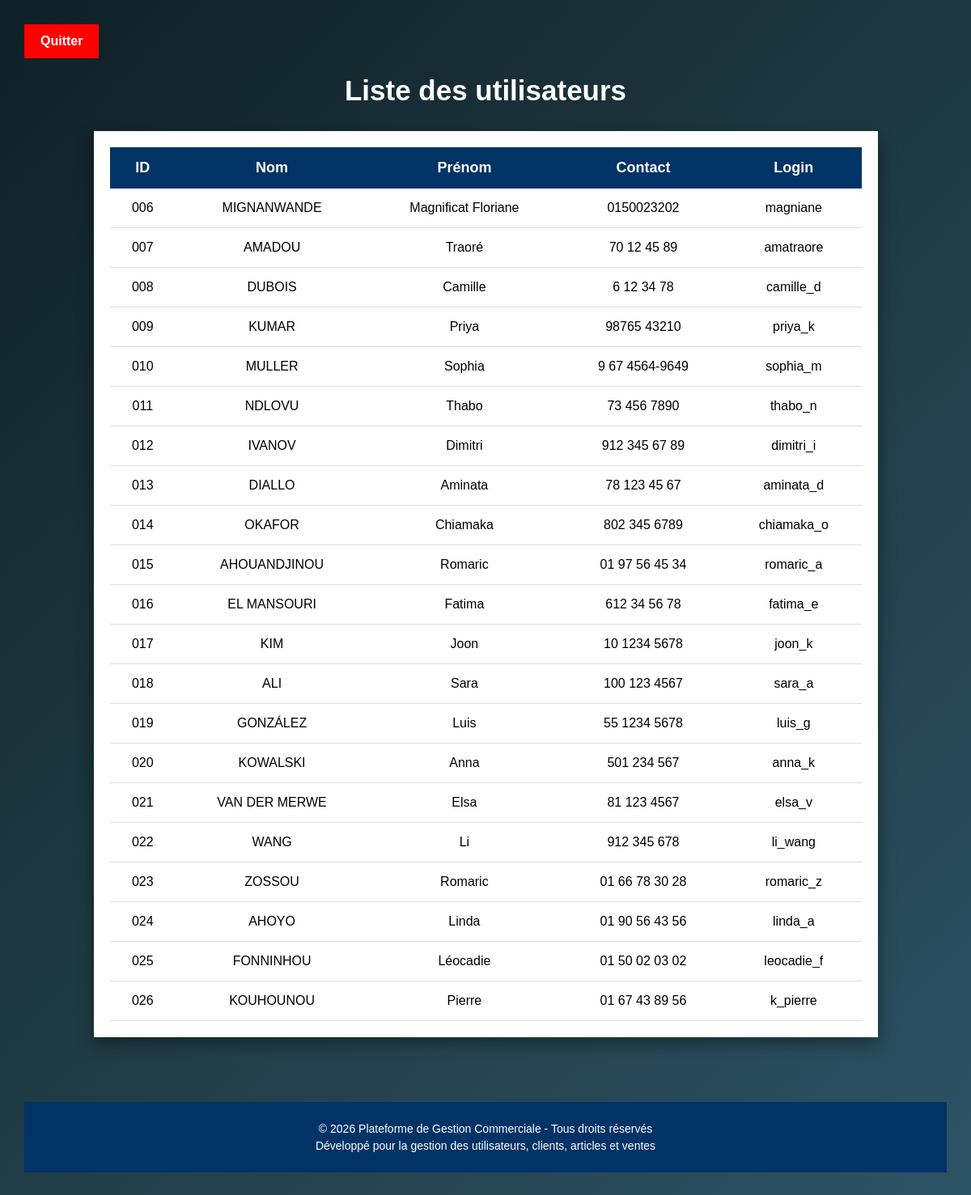
Page /liste_user.php on the committed database.
### tables this page shows
CREATE TABLE `users` (
  `id` int(11) NOT NULL,
  `nom` varchar(100) NOT NULL,
  `prenom` varchar(100) NOT NULL,
  `contact` varchar(30) NOT NULL,
  `login` varchar(50) NOT NULL,
  `password` varchar(255) NOT NULL
);

### liste_user.php (the view, shortened to what this page needs)
<?php
include("login_traitement.php");
$result=mysqli_query($conn,"SELECT * FROM users");
?>
<!DOCTYPE html>
<html lang="fr">
<head>
</head>
<body>
    <a href="accueil.php" class="btn-retour">Quitter</a>
    <h1>Liste des utilisateurs</h1>
    <div class="table-container">
    <table>
        <tr>
            <th>ID</th>
            <th>Nom</th>
            <th>Prénom</th>
            <th>Contact</th>
            <th>Login</th>
        </tr>
        <?php while($row=mysqli_fetch_assoc($result)){ ?>
        <tr>
            <td><?= str_pad($row['id'], 3, "0", STR_PAD_LEFT)?></td>
            <td><?= $row['nom'] ?></td>
            <td><?= $row['prenom'] ?></td>
            <td><?= $row['contact'] ?></td>
            <td><?= $row['login'] ?></td>
        </tr>
        <?php } ?>
    </table>
    </div>
    <footer class="footer">
        <p>&copy; 2026 Plateforme de Gestion Commerciale - Tous droits réservés</p>
        <p>Développé pour la gestion des utilisateurs, clients, articles et ventes</p>
    </footer>
</body>
</html>

### liste_user.php (style rules this page uses)
* { margin: 0; padding: 0; box-sizing: border-box; font-family: Arial, sans-serif; }
body { background: linear-gradient(135deg, #0f2027, #203a43, #2c5364); min-height: 100vh; padding: 30px; }
h1 { text-align: center; color: white; margin-bottom: 30px; font-size: 35px; }
.btn-retour { background:red; color: white; padding: 12px 20px; text-decoration: none; border-raduis: 10px; font-weight: bold; display: inline-block; margin-bottom:20px; }
.table-container { width: 85%; margin: auto; background: white; padding: 20px; border-raduis: 20px; box-shadow: 0px 8px 20px rgba(0,0,0,0.4); }
table { width: 100%; border-collapse: collapse; }
th { background: #003366; color: white; padding: 15px; font-size: 18px; }
td { padding: 15px; text-align: center; border-bottom: 1px solid #ddd; }
.footer { margin-top: 80px; background: #003366; color: white; text-align: center; padding: 20px; font-size: 14px; }
.footer p { margin: 5px 0; }

### rows in the picture
users: id "006", nom "MIGNANWANDE", prenom "Magnificat Floriane", contact "0150023202", login "magniane"
users: id "007", nom "AMADOU", prenom "Traoré", contact "70 12 45 89", login "amatraore"
users: id "008", nom "DUBOIS", prenom "Camille", contact "6 12 34 78", login "camille_d"
users: id "009", nom "KUMAR", prenom "Priya", contact "98765 43210", login "priya_k"
users: id "010", nom "MULLER", prenom "Sophia", contact "9 67 4564-9649", login "sophia_m"
users: id "011", nom "NDLOVU", prenom "Thabo", contact "73 456 7890", login "thabo_n"
users: id "012", nom "IVANOV", prenom "Dimitri", contact "912 345 67 89", login "dimitri_i"
users: id "013", nom "DIALLO", prenom "Aminata", contact "78 123 45 67", login "aminata_d"
users: id "014", nom "OKAFOR", prenom "Chiamaka", contact "802 345 6789", login "chiamaka_o"
users: id "015", nom "AHOUANDJINOU", prenom "Romaric", contact "01 97 56 45 34", login "romaric_a"
users: id "016", nom "EL MANSOURI", prenom "Fatima", contact "612 34 56 78", login "fatima_e"
users: id "017", nom "KIM", prenom "Joon", contact "10 1234 5678", login "joon_k"
users: id "018", nom "ALI", prenom "Sara", contact "100 123 4567", login "sara_a"
users: id "019", nom "GONZÁLEZ", prenom "Luis", contact "55 1234 5678", login "luis_g"
users: id "020", nom "KOWALSKI", prenom "Anna", contact "501 234 567", login "anna_k"
users: id "021", nom "VAN DER MERWE", prenom "Elsa", contact "81 123 4567", login "elsa_v"
users: id "022", nom "WANG", prenom "Li", contact "912 345 678", login "li_wang"
users: id "023", nom "ZOSSOU", prenom "Romaric", contact "01 66 78 30 28", login "romaric_z"
users: id "024", nom "AHOYO", prenom "Linda", contact "01 90 56 43 56", login "linda_a"
users: id "025", nom "FONNINHOU", prenom "Léocadie", contact "01 50 02 03 02", login "leocadie_f"
users: id "026", nom "KOUHOUNOU", prenom "Pierre", contact "01 67 43 89 56", login "k_pierre"
